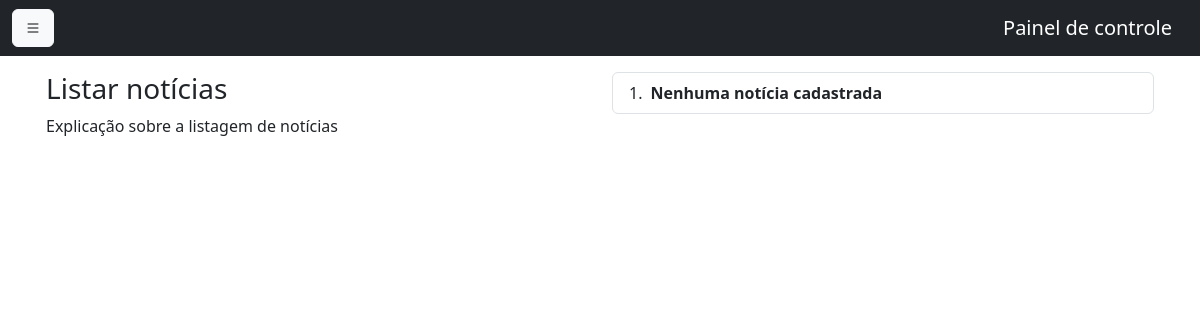
The app's page /noticias/list_noticia.php, older data.
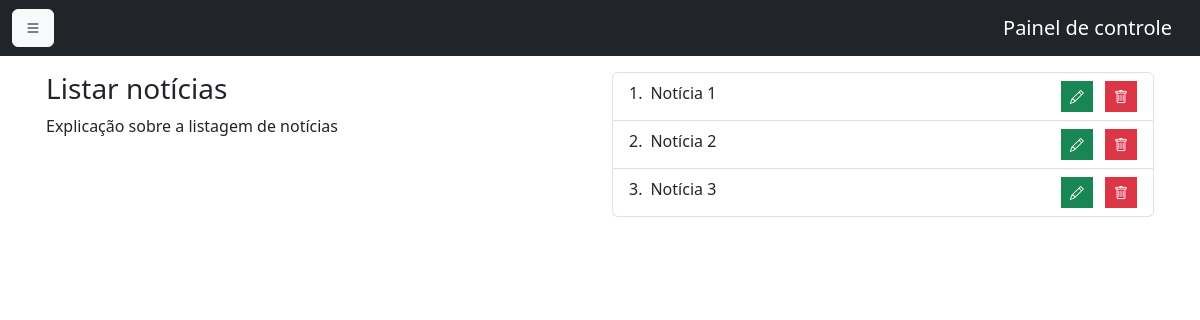
The same page, newer data.
### tables this page shows
CREATE TABLE `noticias` (
  `id` int(11) NOT NULL,
  `titulo` varchar(255) NOT NULL,
  `data` date NOT NULL,
  `conteudo` text NOT NULL
);

### noticias/list_noticia.php (the view, shortened to what this page needs)
<?php
include_once __DIR__ . "../header_dash.php";
include_once __DIR__ . "../config/connection.php";
?>
<div class="container p-3">
    <div class="row">
        <div class="col-md-6">
            <h3>Listar notícias</h3>
            <p>Explicação sobre a listagem de notícias</p>
        </div>
        <div class="col-md-6">
            <ul class="list-group list-group-numbered">
                <?php
                $sql = "SELECT * FROM noticias";
                $resultado = $pdo->query($sql);
                if ($resultado->rowCount() > 0) :
                    $resultado = $resultado->fetchAll(PDO::FETCH_ASSOC);
                    foreach ($resultado as $noticia) :
                ?>
                        <li class="list-group-item d-flex justify-content-between align-items-start">
                            <div class="ms-2 me-auto">
                                <?php echo $noticia['titulo']; ?>
                            </div>
                            <ul class="list-inline m-0">
                                <li class="list-inline-item">
                                    <a href="/edit_noticia.php?idNot=<?php echo $noticia['id']; ?>" class="btn btn-success btn-sm rounded-0" type="button" data-toggle="tooltip" data-placement="top" title="Edit"><i class="bi bi-pencil"></i></a>
                                </li>
                                <li class="list-inline-item">
                                    <a href="/delete_noticia.php?idNot=<?php echo $noticia['id']; ?>" class="btn btn-danger btn-sm rounded-0" type="button" data-toggle="tooltip" data-placement="top" title="Delete"><i class="bi bi-trash"></i></a>
                                </li>
                            </ul>
                        </li>
                <?php
                    endforeach;
                else :
                    echo "<li class='list-group-item d-flex justify-content-between align-items-start'>";
                    echo "<div class='ms-2 me-auto'>";
                    echo "<div class='fw-bold'>Nenhuma notícia cadastrada</div>";
                    echo "</div>";
                    echo "</li>";
                endif;
                ?>
            </ul>
        </div>
    </div>
    <?php
    include __DIR__ . "../footer_dash.php";

Row changes from the older to the newer data that the page shows:
added noticias: titulo "Notícia 1"
added noticias: titulo "Notícia 2"
added noticias: titulo "Notícia 3"
Text that changed along with them:
text no longer shown: "Nenhuma notícia cadastrada"
